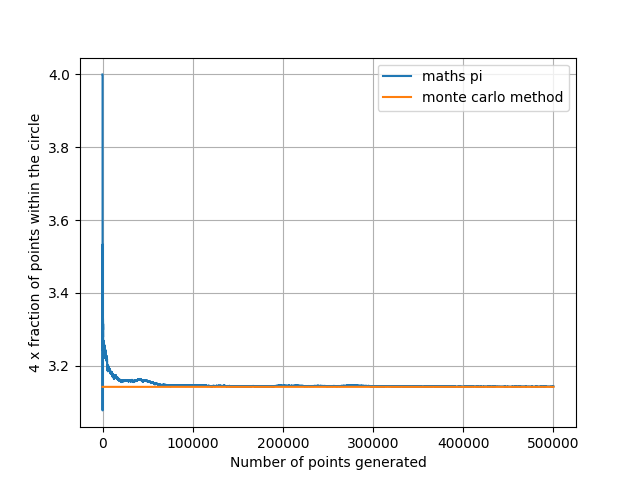

Source code (Python):
import random as rand
import matplotlib.pyplot as plt
import math

# function to plot monte carlo pi with math pi
def estimatePi(precision):
    # initialising 
    pi = []
    actual = []
    it = []
    count_sq = 0
    count_cl = 0
    # for every iteration generating a random co-ordinate 
    for iteration in range (precision):
        xvalue = rand.random()
        yvalue = rand.random()
        # checking if it lies with in the circle
        dist = math.sqrt(xvalue**2 + yvalue**2)
        if(dist <= 1):
            count_cl += 1
        else:
            count_sq += 1
        # suitably appending the values in pi as the monte carlo method
        pi.append((count_cl / (count_sq + count_cl)) * 4)
        # similary in iteration the index of iteration number and actual value of pi in actual
        it.append(iteration+1)
        actual.append(math.pi)
    # plotting maths pi and monte carlo method pi 
    plt.plot(it, pi, label = "maths pi")
    plt.plot(it, actual, label = "monte carlo method")
    # marking the names of x label and y label
    plt.xlabel("Number of points generated")
    plt.ylabel("4 x fraction of points within the circle")
    plt.legend()
    # displaying the grid a
    plt.grid(True)
    plt.savefig("q3.png")
    # showing graph
    plt.show()
    
# checking for some value
estimatePi(500000)